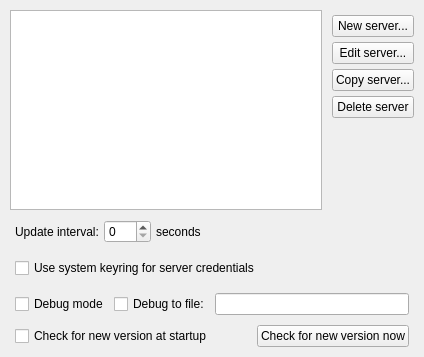
     <widget class="QWidget" name="tab_servers">
      <attribute name="title">
       <string>Servers</string>
      </attribute>
      <layout class="QGridLayout" name="gridLayout">
       <property name="leftMargin">
        <number>10</number>
       </property>
       <property name="topMargin">
        <number>10</number>
       </property>
       <property name="rightMargin">
        <number>10</number>
       </property>
       <property name="bottomMargin">
        <number>10</number>
       </property>
       <property name="spacing">
        <number>5</number>
       </property>
       <item row="3" column="1" colspan="3">
        <layout class="QHBoxLayout" name="horizontalLayout_2">
         <property name="spacing">
          <number>5</number>
         </property>
         <property name="leftMargin">
          <number>5</number>
         </property>
         <property name="topMargin">
          <number>5</number>
         </property>
         <property name="rightMargin">
          <number>5</number>
         </property>
         <property name="bottomMargin">
          <number>0</number>
         </property>
         <item>
          <widget class="QCheckBox" name="input_checkbox_debug_mode">
           <property name="text">
            <string>Debug mode</string>
           </property>
          </widget>
         </item>
         <item>
          <widget class="QCheckBox" name="input_checkbox_debug_to_file">
           <property name="enabled">
            <bool>true</bool>
           </property>
           <property name="text">
            <string>Debug to file:</string>
           </property>
          </widget>
         </item>
         <item>
          <widget class="QLineEdit" name="input_lineedit_debug_file"/>
         </item>
        </layout>
       </item>
       <item row="0" column="3">
        <layout class="QVBoxLayout" name="verticalLayout_2">
         <property name="spacing">
          <number>5</number>
         </property>
         <property name="leftMargin">
          <number>0</number>
         </property>
         <property name="topMargin">
          <number>5</number>
         </property>
         <property name="rightMargin">
          <number>0</number>
         </property>
         <property name="bottomMargin">
          <number>5</number>
         </property>
         <item>
          <widget class="QPushButton" name="button_new_server">
           <property name="text">
            <string>New server...</string>
           </property>
          </widget>
         </item>
         <item>
          <widget class="QPushButton" name="button_edit_server">
           <property name="text">
            <string>Edit server...</string>
           </property>
          </widget>
         </item>
         <item>
          <widget class="QPushButton" name="button_copy_server">
           <property name="text">
            <string>Copy server...</string>
           </property>
          </widget>
         </item>
         <item>
          <widget class="QPushButton" name="button_delete_server">
           <property name="text">
            <string>Delete server</string>
           </property>
          </widget>
         </item>
         <item>
          <spacer name="verticalSpacer_7">
           <property name="orientation">
            <enum>Qt::Vertical</enum>
           </property>
           <property name="sizeHint" stdset="0">
            <size>
             <width>20</width>
             <height>40</height>
            </size>
           </property>
          </spacer>
         </item>
        </layout>
       </item>
       <item row="2" column="1" colspan="3">
        <layout class="QHBoxLayout" name="horizontalLayout_3">
         <property name="spacing">
          <number>5</number>
         </property>
         <property name="leftMargin">
          <number>5</number>
         </property>
         <property name="topMargin">
          <number>5</number>
         </property>
         <property name="rightMargin">
          <number>5</number>
         </property>
         <property name="bottomMargin">
          <number>5</number>
         </property>
         <item>
          <widget class="QCheckBox" name="input_checkbox_use_system_keyring">
           <property name="text">
            <string>Use system keyring for server credentials</string>
           </property>
          </widget>
         </item>
        </layout>
       </item>
       <item row="1" column="1" colspan="3">
        <layout class="QHBoxLayout" name="horizontalLayout">
         <property name="spacing">
          <number>5</number>
         </property>
         <property name="leftMargin">
          <number>5</number>
         </property>
         <property name="topMargin">
          <number>5</number>
         </property>
         <property name="rightMargin">
          <number>5</number>
         </property>
         <property name="bottomMargin">
          <number>5</number>
         </property>
         <item>
          <widget class="QLabel" name="label_update_interval_seconds">
           <property name="text">
            <string>Update interval:</string>
           </property>
          </widget>
         </item>
         <item>
          <widget class="QSpinBox" name="input_spinbox_update_interval_seconds">
           <property name="maximum">
            <number>999</number>
           </property>
          </widget>
         </item>
         <item>
          <widget class="QLabel" name="label_interval_seconds">
           <property name="text">
            <string>seconds</string>
           </property>
          </widget>
         </item>
         <item>
          <spacer name="horizontalSpacer">
           <property name="orientation">
            <enum>Qt::Horizontal</enum>
           </property>
           <property name="sizeHint" stdset="0">
            <size>
             <width>40</width>
             <height>20</height>
            </size>
           </property>
          </spacer>
         </item>
        </layout>
       </item>
       <item row="4" column="1" colspan="3">
        <layout class="QHBoxLayout" name="horizontalLayout_4">
         <property name="spacing">
          <number>5</number>
         </property>
         <property name="leftMargin">
          <number>5</number>
         </property>
         <property name="topMargin">
          <number>5</number>
         </property>
         <property name="rightMargin">
          <number>5</number>
         </property>
         <property name="bottomMargin">
          <number>0</number>
         </property>
         <item>
          <widget class="QCheckBox" name="input_checkbox_check_for_new_version">
           <property name="text">
            <string>Check for new version at startup</string>
           </property>
          </widget>
         </item>
         <item>
          <spacer name="horizontalSpacer_3">
           <property name="orientation">
            <enum>Qt::Horizontal</enum>
           </property>
           <property name="sizeHint" stdset="0">
            <size>
             <width>40</width>
             <height>20</height>
            </size>
           </property>
          </spacer>
         </item>
         <item>
          <widget class="QPushButton" name="button_check_for_new_version_now">
           <property name="text">
            <string>Check for new version now</string>
           </property>
          </widget>
         </item>
        </layout>
       </item>
       <item row="0" column="1">
        <widget class="QListWidget" name="list_servers">
         <property name="minimumSize">
          <size>
           <width>0</width>
           <height>200</height>
          </size>
         </property>
         <property name="maximumSize">
          <size>
           <width>16777215</width>
           <height>16777215</height>
          </size>
         </property>
         <property name="resizeMode">
          <enum>QListView::Adjust</enum>
         </property>
        </widget>
       </item>
       <item row="5" column="1">
        <spacer name="verticalSpacer">
         <property name="orientation">
          <enum>Qt::Vertical</enum>
         </property>
         <property name="sizeHint" stdset="0">
          <size>
           <width>0</width>
           <height>0</height>
          </size>
         </property>
        </spacer>
       </item>
      </layout>
     </widget>
